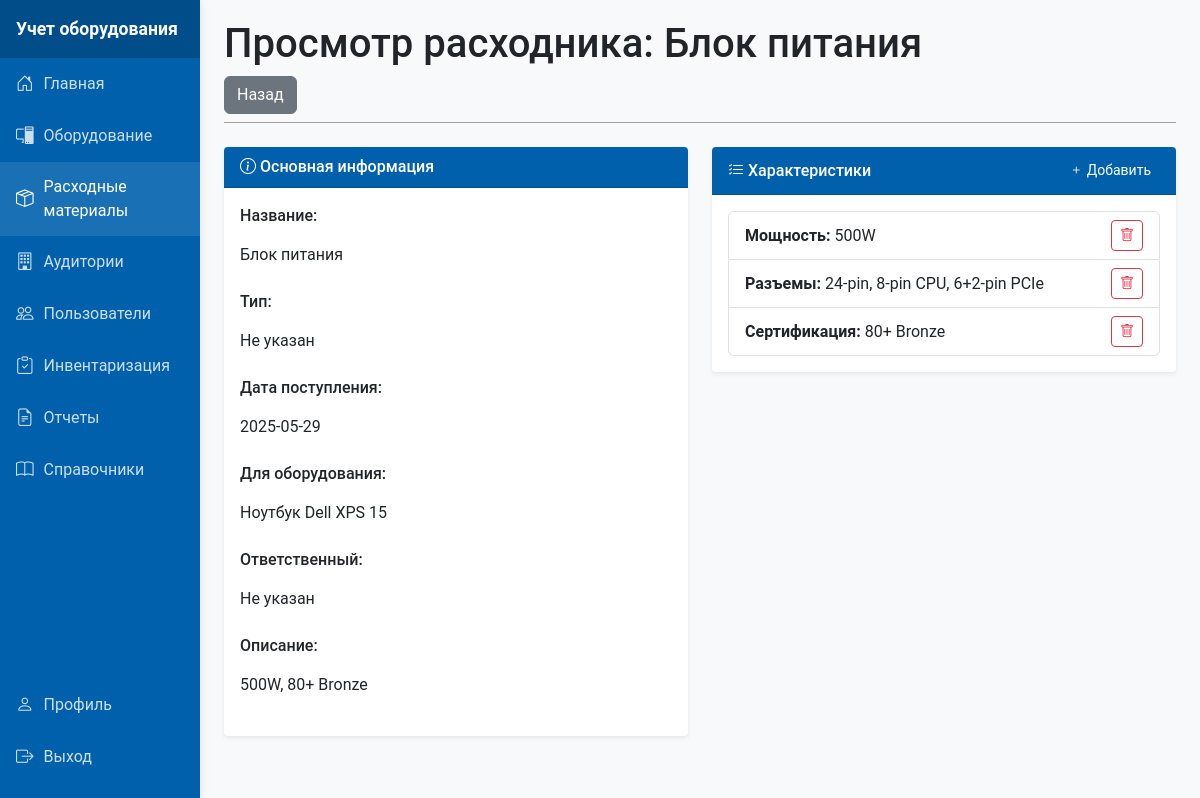
/templates/consumables/view.php?id=3 (signed in), run on the app's committed database.
### tables this page shows
CREATE TABLE `consumables` (
  `id` int NOT NULL,
  `name` varchar(100) NOT NULL,
  `description` text,
  `receipt_date` date DEFAULT NULL,
  `photo_path` varchar(255) DEFAULT NULL,
  `responsible_user_id` int DEFAULT NULL,
  `temp_responsible_user_id` int DEFAULT NULL,
  `type_id` int DEFAULT NULL,
  `equipment_id` int DEFAULT NULL,
  `created_at` timestamp NULL DEFAULT CURRENT_TIMESTAMP,
  `updated_at` timestamp NULL DEFAULT CURRENT_TIMESTAMP ON UPDATE CURRENT_TIMESTAMP,
  `cost` decimal(10,2) DEFAULT NULL
);

CREATE TABLE `equipment` (
  `id` int NOT NULL,
  `name` varchar(100) NOT NULL,
  `photo_path` longblob,
  `inventory_number` int NOT NULL,
  `current_classroom_id` int DEFAULT NULL,
  `responsible_user_id` int DEFAULT NULL,
  `temp_responsible_user_id` int DEFAULT NULL,
  `cost` decimal(10,2) DEFAULT NULL,
  `direction_id` int DEFAULT NULL,
  `status_id` int DEFAULT NULL,
  `model_id` int DEFAULT NULL,
  `comments` text,
  `created_at` timestamp NULL DEFAULT CURRENT_TIMESTAMP,
  `updated_at` timestamp NULL DEFAULT CURRENT_TIMESTAMP ON UPDATE CURRENT_TIMESTAMP
);

CREATE TABLE `consumable_characteristics` (
  `id` int NOT NULL,
  `consumable_id` int NOT NULL,
  `name` varchar(100) NOT NULL,
  `value` text NOT NULL,
  `created_at` timestamp NULL DEFAULT CURRENT_TIMESTAMP
);

### models/Consumable.php (called while the page is built, shortened)
<?php
class Consumable {
    private $conn;
    private $table = 'consumables';
    public function __construct($db) {
        $this->conn = $db;
    }
    public function getById($id) {
        $query = "SELECT c.*,
                  t.name as type_name,
                  e.name as equipment_name,
                  CONCAT(u.last_name, ' ', u.first_name) as responsible_name
                 FROM {$this->table} c
                 LEFT JOIN reference_items t ON c.type_id = t.id AND t.type = 'consumable_type'
                 LEFT JOIN equipment e ON c.equipment_id = e.id
                 LEFT JOIN users u ON c.responsible_user_id = u.id
                 WHERE c.id = :id LIMIT 1";
        $stmt = $this->conn->prepare($query);
        $stmt->bindParam(':id', $id, PDO::PARAM_INT);
        $stmt->execute();
        return $stmt->fetch(PDO::FETCH_ASSOC);
    }
}
?>

### models/ConsumableCharacteristic.php (called while the page is built, shortened)
<?php
class ConsumableCharacteristic {
    private $conn;
    private $table = 'consumable_characteristics';
    public function __construct($db) {
        $this->conn = $db;
    }
    public function getByConsumable($consumable_id) {
        $query = "SELECT * FROM {$this->table}
                 WHERE consumable_id = :consumable_id
                 ORDER BY name";
        $stmt = $this->conn->prepare($query);
        $stmt->bindParam(':consumable_id', $consumable_id);
        $stmt->execute();
        return $stmt;
    }
}
?>

### templates/consumables/view.php (the view, shortened to what this page needs)
<?php
require_once '../../includes/header.php';
require_once '../../models/Consumable.php';
require_once '../../models/ConsumableCharacteristic.php';
$db = (new Database())->connect();
$consumable = new Consumable($db);
$characteristic = new ConsumableCharacteristic($db);
$item = $consumable->getById($_GET['id']);
$characteristics = $characteristic->getByConsumable($_GET['id']);
$page_title = "Просмотр расходника: " . htmlspecialchars($item['name']);
?>
<div class="content-header">
    <h1><?= $page_title ?></h1>
    <a href="index.php" class="btn btn-secondary">Назад</a>
</div>
<div class="row">
    <div class="col-md-6">
        <div class="card mb-4">
            <div class="card-header">
                <i class="bi bi-info-circle"></i> Основная информация
            </div>
            <div class="card-body">
                <div class="mb-3">
                    <label class="form-label">Название:</label>
                    <div class="form-control-plaintext"><?= htmlspecialchars($item['name']) ?></div>
                </div>
                <div class="mb-3">
                    <label class="form-label">Тип:</label>
                    <div class="form-control-plaintext"><?= htmlspecialchars($item['type_name'] ?? 'Не указан') ?></div>
                </div>
                <div class="mb-3">
                    <label class="form-label">Дата поступления:</label>
                    <div class="form-control-plaintext"><?= $item['receipt_date'] ? htmlspecialchars($item['receipt_date']) : 'Не указана' ?></div>
                </div>
                <div class="mb-3">
                    <label class="form-label">Для оборудования:</label>
                    <div class="form-control-plaintext"><?= htmlspecialchars($item['equipment_name'] ?? 'Не указано') ?></div>
                </div>
                <div class="mb-3">
                    <label class="form-label">Ответственный:</label>
                    <div class="form-control-plaintext"><?= htmlspecialchars($item['responsible_name'] ?? 'Не указан') ?></div>
                </div>
                <div class="mb-3">
                    <label class="form-label">Описание:</label>
                    <div class="form-control-plaintext"><?= $item['description'] ? nl2br(htmlspecialchars($item['description'])) : 'Нет описания' ?></div>
                </div>
            </div>
        </div>
    </div>
    <div class="col-md-6">
        <div class="card">
            <div class="card-header d-flex justify-content-between align-items-center">
                <div><i class="bi bi-list-check"></i> Характеристики</div>
                <button class="btn btn-sm btn-primary" data-bs-toggle="modal" data-bs-target="#addCharacteristicModal">
                    <i class="bi bi-plus"></i> Добавить
                </button>
            </div>
            <div class="card-body">
                <?php if($characteristics->rowCount() > 0): ?>
                    <div class="list-group">
                        <?php while($char = $characteristics->fetch(PDO::FETCH_ASSOC)): ?>
                        <div class="list-group-item d-flex justify-content-between align-items-center">
                            <div>
                                <strong><?= htmlspecialchars($char['name']) ?>:</strong>
                                <?= htmlspecialchars($char['value']) ?>
                            </div>
                            <a href="delete_characteristic.php?id=<?= $char['id'] ?>&consumable_id=<?= $item['id'] ?>"
                               class="btn btn-sm btn-outline-danger"
                               onclick="return confirm('Удалить характеристику?')">
                                <i class="bi bi-trash"></i>
                            </a>
                        </div>
                        <?php endwhile; ?>
                    </div>
                <?php else: ?>
                    <div class="alert alert-info mb-0">Характеристики не добавлены</div>
                <?php endif; ?>
            </div>
        </div>
    </div>
</div>
<?php require_once '../../includes/footer.php'; ?>

### assets/css/style.css (style rules this page uses)
:root { --primary: #0060AC; --secondary: #E41613; --light-gray: #9EA1A2; --dark-gray: #666; --light: #f8f9fa; --white: #fff; }
body { font-family: 'Roboto', Arial, sans-serif; background-color: var(--light); }
.content-header { margin-bottom: 1.5rem; border-bottom: 1px solid var(--light-gray); padding-bottom: 0.5rem; }
.card { box-shadow: 0 0.125rem 0.25rem rgba(0, 0, 0, 0.075); border-radius: 0.25rem; margin-bottom: 1.5rem; border: none; }
.card-header { background-color: var(--primary); font-weight: 500; color: var(--white); border-radius: 0.25rem 0.25rem 0 0 !important; }
.form-label { font-weight: 500; }
.btn-primary { background-color: var(--primary); border-color: var(--primary); }

### data on the page
consumables: name "Просмотр расходника: Блок питания", name "Блок питания", receipt_date "2025-05-29", equipment.name "Ноутбук Dell XPS 15", description "500W, 80+ Bronze"
consumable_characteristics: name "Мощность", value "500W"
consumable_characteristics: name "Разъемы", value "24-pin, 8-pin CPU, 6+2-pin PCIe"
consumable_characteristics: name "Сертификация", value "80+ Bronze"

### other printed values
$item['type_name'] "Не указан"
$item['responsible_name'] "Не указан"
